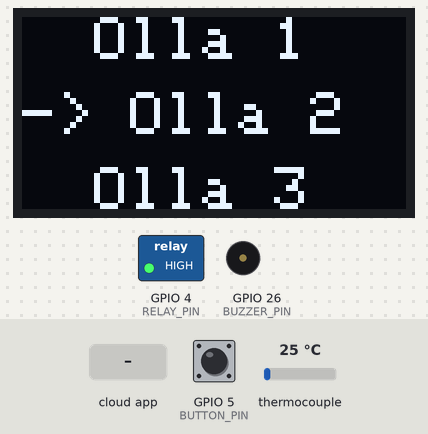
Recording of a sketch running on a simulated ESP32. Shown: 128×64 one-colour display, switched loads named in the sketch (green lamp = pin HIGH), buzzer (waves = sounding, pin HIGH). Inputs (shaded band) come from the test bench; at power-on: GPIO 5 (BUTTON_PIN) HIGH, thermocouple 25 °C. WiFi joins after 1.5 s; servers stay silent unless stated; the Firebase database answers and starts empty; what the sketch prints to the serial monitor is not drawn.

Above: at 3.2 s.
3.3 s: GPIO 5 (BUTTON_PIN) pulled LOW for 0.75 s
At 3.7 s:
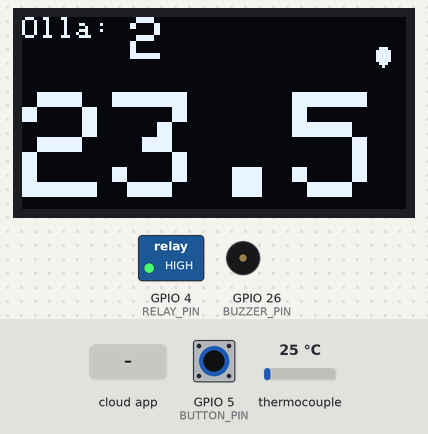
15.8 s: the phone or cloud app sets buzzer_state to 1
At 23.7 s:
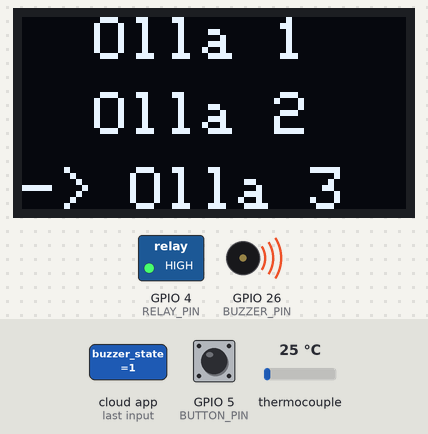
27.1 s: GPIO 5 (BUTTON_PIN) pulled LOW for 1 s
At 28.1 s:
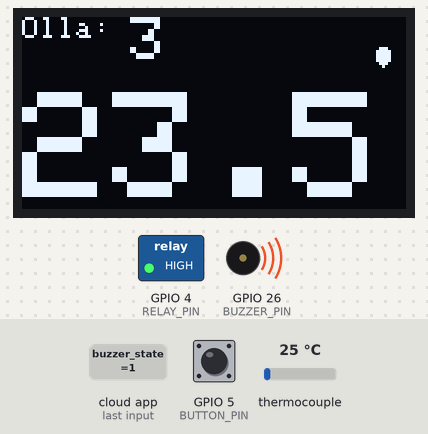
29.6 s: the phone or cloud app sets buzzer_state to 0
At 34.6 s:
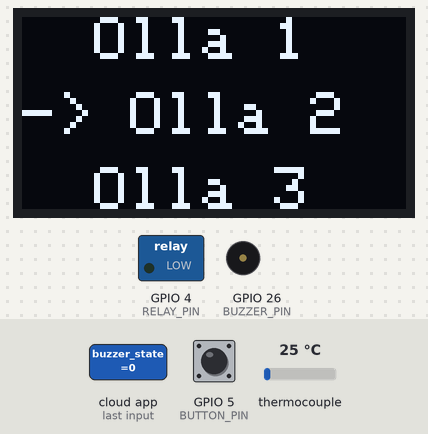
37.5 s: GPIO 5 (BUTTON_PIN) pulled LOW for 3.2 s
At 38.8 s:
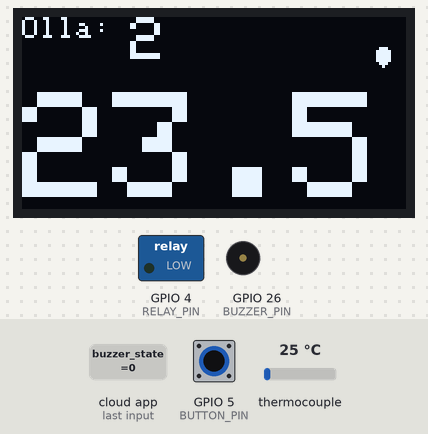
Timing chart, 0 to 40.5 s (numbered marks = the images above; inputs shaded):
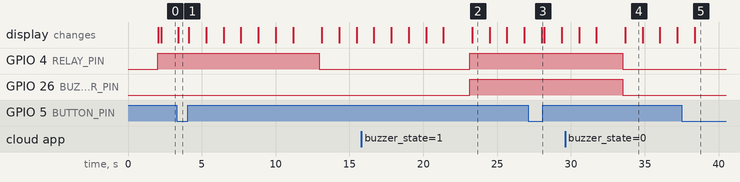

Measured:
- after the input at 3.3 s, GPIO 4 (RELAY_PIN): HIGH → LOW after 9.7 s instead of 8.9 s; the display: changes after 0.11 s (image 1)
- after the input at 15.8 s, GPIO 4 (RELAY_PIN), GPIO 26 (BUZZER_PIN): LOW → HIGH after 7.3 s
- after the input at 27.1 s, the display: changes after 0.92 s (image 3)
- after the input at 29.6 s, GPIO 4 (RELAY_PIN), GPIO 26 (BUZZER_PIN): HIGH → LOW after 3.9 s
- after the input at 37.5 s, the display: changes after 0.88 s (image 5)
- what the display in image 2 shows lasts 1.2 s, from 23.3 s to 24.5 s

The sketch:

esp32.ino
```cpp
#include <Arduino.h>
#include <WiFi.h>
#include <Firebase_ESP_Client.h>
#include <Wire.h>
#include <Adafruit_Sensor.h>
#include <max6675.h>

#include <Adafruit_GFX.h>
#include <Adafruit_SSD1306.h>

#include "addons/TokenHelper.h"
#include "addons/RTDBHelper.h"

// Credenciales WiFi y Firebase
#define WIFI_SSID "LABORATORIO"
#define WIFI_PASSWORD "l4b0r4+0r10IAI24"
#define API_KEY "AIzaSyAxxnDvC7fPfyKq69esOx_TwEoK5bqknUM"
#define USER_EMAIL "unia@edu.pe"
#define USER_PASSWORD "12345@"
#define DATABASE_URL "https://control-iot-esp-fb943-default-rtdb.firebaseio.com/"

// Pines del MAX6675 y la resistencia
#define SCK_PIN 13  // Pin de reloj
#define CS_PIN  12  // Pin de selección del chip
#define SO_PIN  14  // Pin de datos
#define RELAY_PIN 4 // Pin donde está conectada el led
#define BUZZER_PIN 26  // Define el pin delbuzzer
#define BUTTON_PIN 5  // Define el pin del botón

// Pines de la pantalla oled
#define SCREEN_I2C_ADDR 0x3C // or 0x3C
#define SCREEN_WIDTH 128     // OLED display width, in pixels
#define SCREEN_HEIGHT 64     // OLED display height, in pixels
#define OLED_RST_PIN -1      // Reset pin (-1 if not available)

Adafruit_SSD1306 display(128, 64, &Wire, OLED_RST_PIN);

// OLED Animation: wifi search
// Code auto-generated by https://wokwi.com/animator, graphics by icons8.com

#define FRAME_DELAY (42)
#define FRAME_WIDTH (64)
#define FRAME_HEIGHT (64)
#define FRAME_COUNT (sizeof(frames) / sizeof(frames[0]))

const unsigned char heartIcon[] PROGMEM = {
  0x0E, 0x1F, 0x1F, 0x1F, 0x1F, 0x0E, 0x04, 0x00 // Bitmap del icono
};

// Inicializar el MAX6675
MAX6675 thermocouple(SCK_PIN, CS_PIN, SO_PIN);

FirebaseData fbdo;
FirebaseAuth auth;
FirebaseConfig config;
String uid;

String databasePath;
String tempPath;
String humPath;
String presPath;
String ollaStatePath;
String buzzerStatePath;  // Nueva ruta para el estado del buzzer

// Variables del menú
int currentOlla = 1;
unsigned long lastButtonPress = 0;
bool longPressActive = false;
bool inMenu = false;

// Variables de alarma
unsigned long buzzerStartMillis = 0;  // Variable para controlar el tiempo de encendido del buzzer
bool buzzerActive = false;  // Indica si el buzzer ya se activó por 6 segundos

// Limites de temperatura para las ollas
int setTempOlla1 = 70, upperLimitOlla1 = 75;
int setTempOlla2 = 67, lowerLimitOlla2 = 64, upperLimitOlla2 = 70;
int setTempOlla3 = 32, lowerLimitOlla3 = 30;

// Variables para temporización
unsigned long previousMillis = 0;
unsigned long sendDataPrevMillis = 0;
unsigned long previousDelayMillis = 0;

// Constantes para intervalos
const unsigned long interval = 5000;  // Intervalo para cambiar entre animación y pantalla de temperatura
const unsigned long firebaseInterval = 10000;  // Intervalo para enviar datos a Firebase
const unsigned long displayDelayInterval = 50;  // Intervalo de 50ms para evitar parpadeos
const unsigned long relayInterval = 500;  // Intervalo para imprimir el estado del relé
const unsigned long animationInterval = 50;  // Intervalo de cambio de frame en la animación

// Variables de lectura y control
float temperature = 0.0;
float humidity = 0.0;
float pressure = 0.0;
int frame = 0;

// Inicializar WiFi
void initWiFi() {
  WiFi.begin(WIFI_SSID, WIFI_PASSWORD);
  Serial.print("Conectando a WiFi ...");
  while (WiFi.status() != WL_CONNECTED) {
    Serial.print('.');
    delay(1000);
  }
  Serial.println(WiFi.localIP());
  Serial.println();
}

// Escribir valores flotantes en Firebase
void sendFloat(String path, float value){
  if (Firebase.RTDB.setFloat(&fbdo, path.c_str(), value)){
    Serial.print("Escribiendo valor: ");
    Serial.print(value);
    Serial.print(" en la ruta: ");
    Serial.println(path);
    Serial.println("PASADO");
    Serial.println("RUTA: " + fbdo.dataPath());
    Serial.println("TIPO: " + fbdo.dataType());
  }
  else {
    Serial.println("FALLIDO");
    Serial.println("RAZÓN: " + fbdo.errorReason());
  }
}

void setup(){
  Serial.begin(115200);

  // Inicializar WiFi
  initWiFi();

  // Configurar Firebase
  config.api_key = API_KEY;
  config.database_url = DATABASE_URL;
  auth.user.email = USER_EMAIL;
  auth.user.password = USER_PASSWORD;

  Firebase.reconnectWiFi(true);
  fbdo.setResponseSize(4096);

  // Iniciar Firebase
  config.token_status_callback = tokenStatusCallback;
  Firebase.begin(&config, &auth);

  // Obtener el UID del usuario (pero ahora usaremos una ruta pública)
  databasePath = "/public_data/sensor_readings";
  tempPath = databasePath + "/temperature";
  humPath = databasePath + "/humidity";
  presPath = databasePath + "/pressure";
  ollaStatePath = databasePath + "/olla_state";
  buzzerStatePath = databasePath + "/buzzer_state";  // Nueva ruta para el buzzer

  // Configuración del pin de la resistencia
  pinMode(RELAY_PIN, OUTPUT);
  digitalWrite(RELAY_PIN, HIGH);  // Inicialmente apagado (HIGH desactiva el relé)

  //pantalla oled
  display.begin(SSD1306_SWITCHCAPVCC, SCREEN_I2C_ADDR);

  // Configuración del pin de la BOCINA Y BOTON
  pinMode(BUTTON_PIN, INPUT_PULLUP);  // Configuración del botón
  pinMode(BUZZER_PIN, OUTPUT);        // Configuración de la bocina
}

void loop() {
  unsigned long currentMillis = millis();

  // Leer temperatura desde el MAX6675  ajustada a adicion de cable termico de  1.5m
  temperature = thermocouple.readCelsius() - 1.5;

  handleButtonPress();  // Cambiar de olla al pulsar el botón

  if (inMenu) {
    displayMenu();  // Muestra el menú de selección de olla
  } else {
    displayTemperature();  // Muestra la temperatura actual
  }

  // Verificar el estado del buzzer en Firebase
  if (Firebase.ready() && (currentMillis - sendDataPrevMillis > firebaseInterval)) {
    sendDataPrevMillis = currentMillis;

    // Enviar lecturas a Firebase
    sendFloat(tempPath, temperature);
    sendFloat(humPath, humidity);
    sendFloat(presPath, pressure);
    sendInt(ollaStatePath, currentOlla);

    // Leer el estado del buzzer desde Firebase
    if (Firebase.RTDB.getBool(&fbdo, buzzerStatePath.c_str())) {
      if (fbdo.dataType() == "boolean") {
        bool buzzerState = fbdo.boolData();
        digitalWrite(BUZZER_PIN, buzzerState ? HIGH : LOW);
        digitalWrite(RELAY_PIN, buzzerState ? HIGH : LOW);
      }
    }
  }


    // Leer el valor de activar_buzzer
    if (Firebase.getBool(fbdo, "/public_data/sensor_readings/activar_buzzer")) {
        bool activarBuzzer = fbdo.dataBool();

        if (activarBuzzer) {
            // Activar el buzzer con pulsaciones
            for (int i = 0; i < 20; i++) { // 20 pulsaciones para 10 segundos
                digitalWrite(BUZZER_PIN, HIGH); // Encender el buzzer
                delay(250); // Mantener encendido por 0.25 segundos
                digitalWrite(BUZZER_PIN, LOW); // Apagar el buzzer
                delay(250); // Mantener apagado por 0.25 segundos
            }
            // Esperar 10 segundos antes de volver a leer
            delay(10000);
        }
    }


}

void handleButtonPress() {
  if (digitalRead(BUTTON_PIN) == LOW) {
    unsigned long pressTime = millis() - lastButtonPress;
    if (pressTime >= 2000 && !longPressActive) {  // Pulsado largo
      longPressActive = true;
      inMenu = false;  // Salir del menú y seleccionar olla actual
    }
  } else {
    if (longPressActive) {
      longPressActive = false;  // Reiniciar la detección de pulsado largo
    } else if (millis() - lastButtonPress < 2000) {  // Pulsado corto
      currentOlla = (currentOlla % 3) + 1;  // Cambiar entre ollas de 1 a 3
      inMenu = true;  // Activar el menú para mostrar la selección de olla
    }
    lastButtonPress = millis();
  }
}


void displayMenu() {
  display.clearDisplay();
  display.setTextColor(WHITE);
  display.setTextSize(2);
  display.setCursor(0, 0);

  display.setCursor(0, 0);
  display.print(currentOlla == 1 ? "-> Olla 1" : "  Olla 1");  // Marca olla seleccionada

  display.setCursor(0, 25);
  display.print(currentOlla == 2 ? "-> Olla 2" : "  Olla 2");

  display.setCursor(0, 50);
  display.print(currentOlla == 3 ? "-> Olla 3" : "  Olla 3");

  display.display();
  delay(1000);  // Mantener menú visible por 4 segundos
  inMenu = false;  // Salir del menú después del tiempo
}

void displayTemperature() {
  display.clearDisplay();
  display.setTextColor(WHITE);
  display.setCursor(0, 0);
  display.setTextSize(1.5);
  display.print("Olla: ");
  display.setTextSize(2);
  display.print(currentOlla);
  display.setTextSize(5);
  display.setCursor(0, 25);
  display.print(temperature, 1);  // Muestra la temperatura con un decimal
  display.drawBitmap(115, 10, heartIcon, 8, 8, WHITE);  // Muestra el ícono
  display.display();

  Serial.print("OLLA ");
  Serial.print(currentOlla);
  Serial.print(" Temperatura: ");
  Serial.println(temperature);
}

void sendInt(String path, int value) {
  if (Firebase.RTDB.setInt(&fbdo, path.c_str(), value)) {
    Serial.print("Datos enviados correctamente a ");
    Serial.println(path);
  } else {
    Serial.print("Error al enviar datos: ");
    Serial.println(fbdo.errorReason());
  }
}

void controlAlarma() {
  if ((currentOlla == 1 && temperature > upperLimitOlla1) ||
    (currentOlla == 2 && (temperature > upperLimitOlla2 || temperature < lowerLimitOlla2)) ||
    (currentOlla == 3 && temperature < lowerLimitOlla3)){
    if (!buzzerActive) {  // Si el buzzer no ha sonado aún por 6 segundos
      digitalWrite(BUZZER_PIN, HIGH);  // Encender la bocina
      digitalWrite(RELAY_PIN, HIGH);   // Encender el LED
      buzzerStartMillis = millis();    // Registrar el tiempo de inicio
      buzzerActive = true;             // Marcar que el buzzer está activo
    } else if (millis() - buzzerStartMillis >= 6000) {  // Verificar si han pasado 6 segundos
      digitalWrite(BUZZER_PIN, LOW);   // Apagar la bocina
    }
  } else {
    // Si la temperatura vuelve a la normalidad
    digitalWrite(BUZZER_PIN, LOW);     // Asegurar que la bocina esté apagada
    digitalWrite(RELAY_PIN, LOW);      // Apagar el LED
    buzzerActive = false;              // Reiniciar el estado del buzzer
  }
}
```
